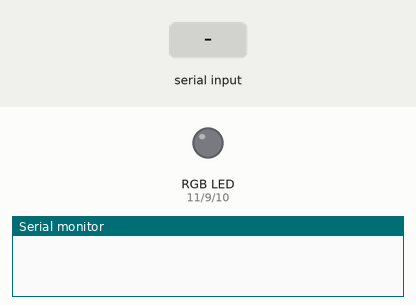
This sketch was run on a simulated Arduino Uno, built with avr-gcc and run on an emulated ATmega328P. Shown: an RGB LED mixed from three pins (HIGH = lit), the last lines printed to the serial monitor. The inputs (shaded band) are chosen by the test bench.

Above: at 1.2 s.
1.3 s: "0" received over the second serial link
At 2.4 s:
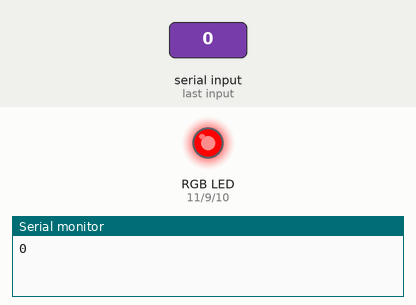
Timing chart, 0 to 7.8 s (numbered marks = the images above; inputs shaded):
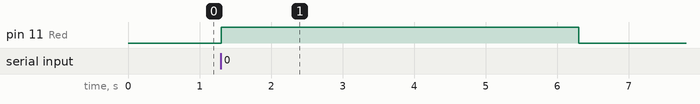

Measured:
- after the input at 1.3 s, pin 11 (Red): LOW → HIGH at once, → LOW 5.0 s later

The sketch:

Bluetooth.03.ino
```cpp
//Bluetooth Modülü RGB.03

# include <SoftwareSerial.h>
SoftwareSerial RGB(7,6);

int Red = 11;
int Blue = 10;
int Green = 9;

void setup(){
  pinMode(Red, OUTPUT);
  pinMode(Blue, OUTPUT);
  pinMode(Green, OUTPUT);
  RGB.begin(9600);
  Serial.begin(9600);
}

void loop(){
   if(RGB.available()){
   char Data= RGB.read();
   Serial.println(Data);

    if(Data == '0'){
    digitalWrite(Red, HIGH);
    digitalWrite(Blue,LOW);
    digitalWrite(Green,LOW);
    delay(5000);
    digitalWrite(Red, LOW);
  }
  else if (Data == '1'){
    digitalWrite(Red, LOW);
    digitalWrite(Blue, HIGH);
    delay(5000);
    digitalWrite(Blue,LOW);
  }

  else if (Data=='2'){
    digitalWrite(Blue,LOW);
    digitalWrite(Green,HIGH);
    delay(5000);
    digitalWrite(Green,LOW);
  }

  }

  else{
    digitalWrite(Red, LOW);
    digitalWrite(Green,LOW);
    digitalWrite(Blue,LOW);
  }
  }
```
